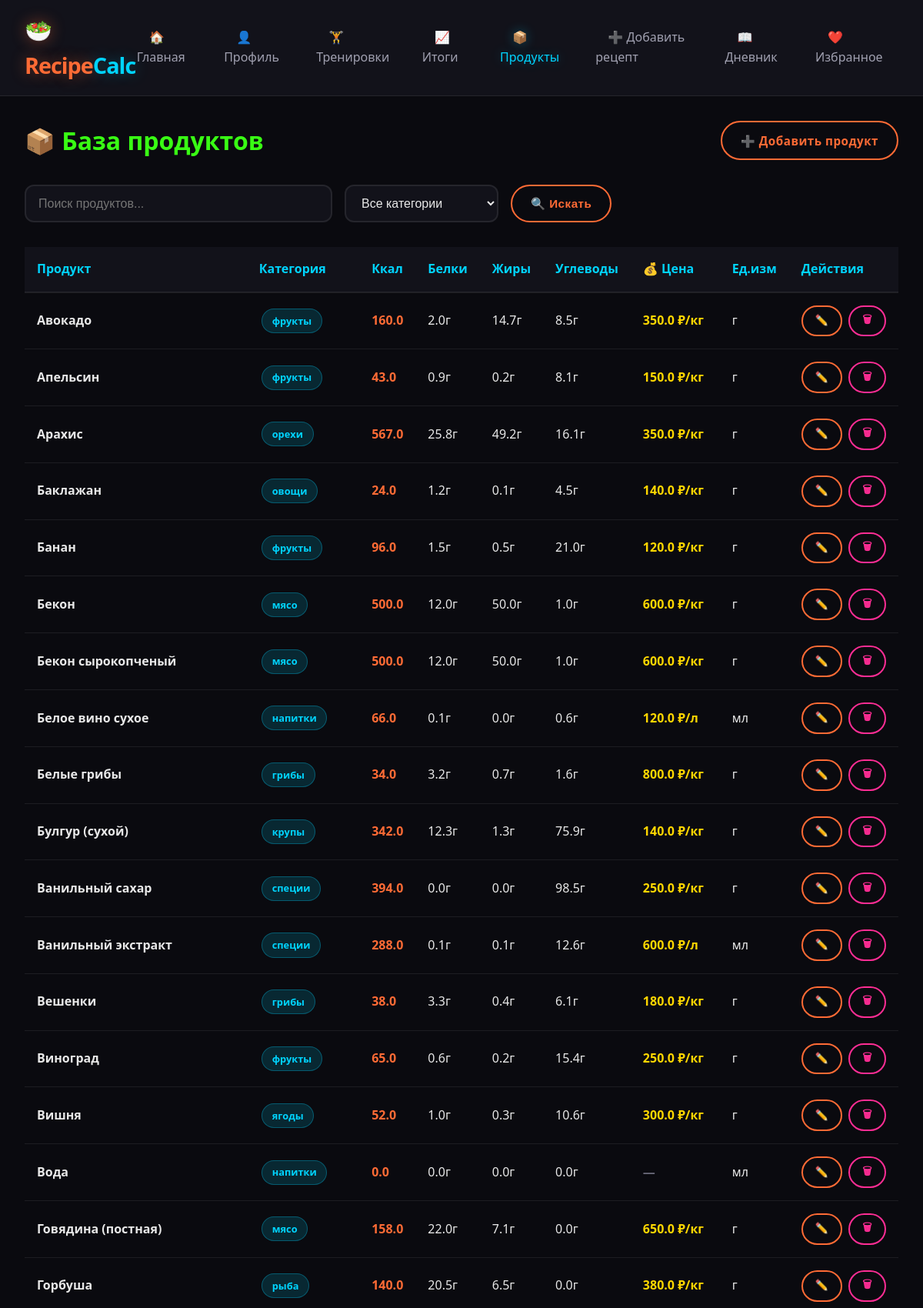
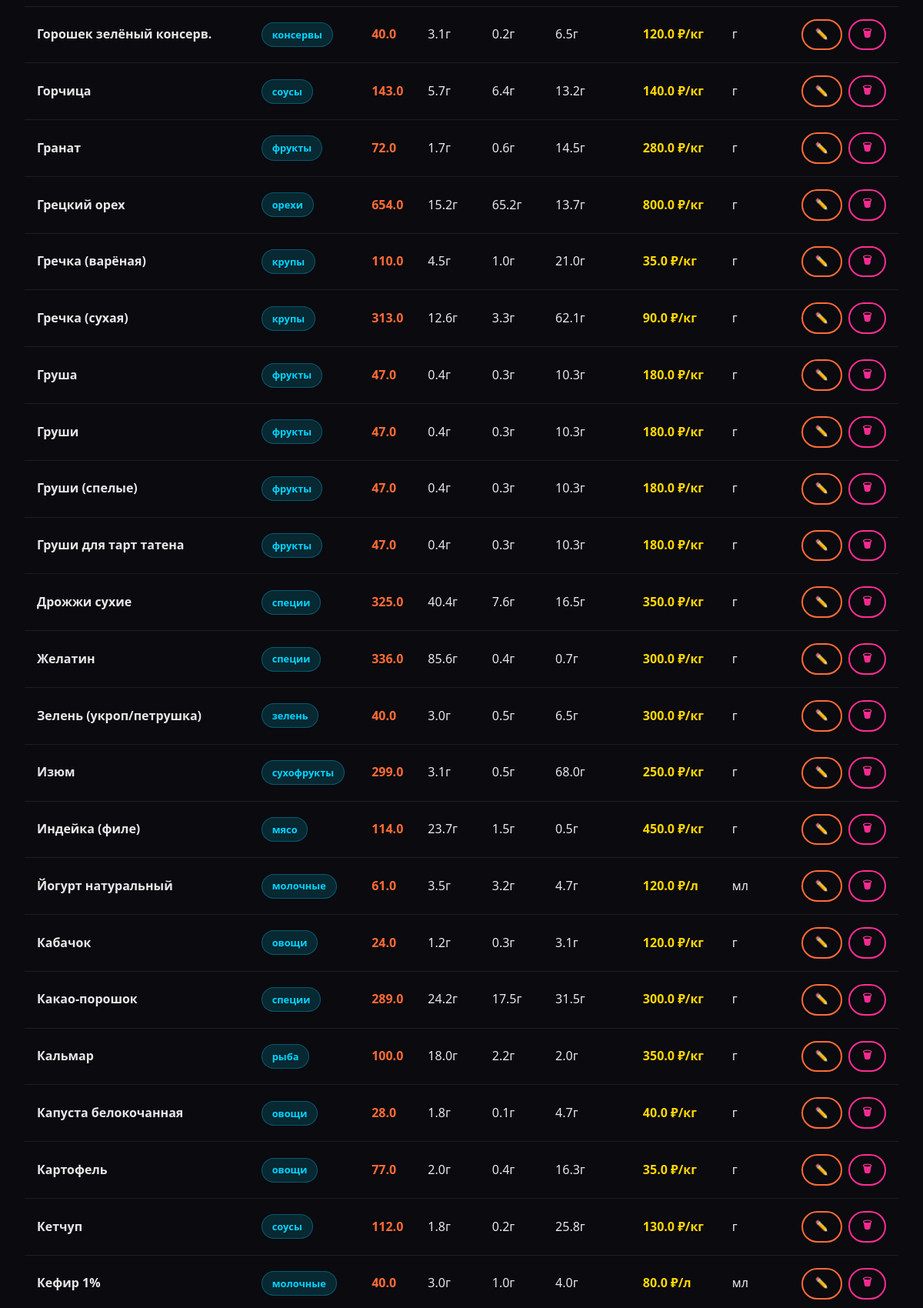
Screenshot of /products/ (upper part) with the database file from the repository (2 pictures, top to bottom).
### models.py (models this page shows, shortened)
class Product(db.Model):
    id = db.Column(db.Integer, primary_key=True)
    name = db.Column(db.String(200), nullable=False, unique=True)
    calories = db.Column(db.Float, default=0.0)
    proteins = db.Column(db.Float, default=0.0)
    fats = db.Column(db.Float, default=0.0)
    carbs = db.Column(db.Float, default=0.0)
    category = db.Column(db.String(100), default='')
    image = db.Column(db.String(300), default='')
    default_unit = db.Column(db.String(20), default='г')
    price = db.Column(db.Float, default=0.0)           # Цена
    price_unit = db.Column(db.String(20), default='кг') # ← НОВОЕ: за что цена (кг, шт, л, 100г)
    created_at = db.Column(db.DateTime, default=datetime.utcnow)

### routes/products.py (the view)
@products_bp.route('/')
def product_list():
    search_query = request.args.get('q', '')
    category_filter = request.args.get('category', '')
    query = Product.query
    if search_query:
        query = query.filter(Product.name.ilike(f'%{search_query}%'))
    if category_filter:
        query = query.filter(Product.category == category_filter)
    products = query.order_by(Product.name).all()
    categories = [row[0] for row in
                  Product.query.with_entities(Product.category).distinct().all()
                  if row[0]]
    return render_template('products.html',
                           products=products,
                           query=search_query,
                           categories=sorted(categories),
                           category_filter=category_filter,
                           format_price=format_price)

### templates/products.html (shortened to what this page needs)
{% extends "base.html" %}
{% block content %}
<div class="d-flex justify-content-between align-items-center mb-4">
    <h1 style="color: var(--neon-green);">📦 База продуктов</h1>
    <a href="{{ url_for('products.add_product') }}" class="btn btn-primary">
        ➕ Добавить продукт
    </a>
</div>
<div class="d-flex gap-3 mb-4 flex-wrap">
    <form action="{{ url_for('products.product_list') }}" method="GET" class="d-flex gap-2 flex-wrap" style="flex:1;">
        <input type="text" name="q" class="form-control" placeholder="Поиск продуктов..."
               value="{{ query }}" style="max-width:400px;">
        <select name="category" class="form-control" style="max-width:200px;">
            <option value="">Все категории</option>
        </select>
        <button type="submit" class="btn btn-primary">🔍 Искать</button>
    </form>
</div>
<div class="table-container">
    <table>
        <thead>
    <tr>
        <th>Продукт</th>
        <th>Категория</th>
        <th>Ккал</th>
        <th>Белки</th>
        <th>Жиры</th>
        <th>Углеводы</th>
        <th>💰 Цена</th>
        <th>Ед.изм</th>
        <th>Действия</th>
    </tr>
</thead>
<tbody>
    {% for product in products %}
    <tr>
        <td><strong>{{ product.name }}</strong></td>
        <td>
            {% if product.category %}
            <span class="badge badge-primary">{{ product.category }}</span>
            {% endif %}
        </td>
        <td style="color: var(--neon-orange); font-weight:600;">{{ product.calories }}</td>
        <td>{{ product.proteins }}г</td>
        <td>{{ product.fats }}г</td>
        <td>{{ product.carbs }}г</td>
        <td style="color: #ffd700; font-weight:600;">
            {% if product.price and product.price > 0 %}
                {{ product.price }} ₽/{{ product.price_unit or 'кг' }}
            {% else %}
                <span style="color: var(--text-muted);">—</span>
            {% endif %}
        </td>
        <td>{{ product.default_unit }}</td>
        <td>
            <div class="d-flex gap-1">
                <a href="{{ url_for('products.edit_product', product_id=product.id) }}"
                   class="btn btn-primary btn-sm">✏️</a>
                <form action="{{ url_for('products.delete_product', product_id=product.id) }}"
                      method="POST" data-confirm="Удалить продукт «{{ product.name }}»?"
                      style="display:inline;">
                    <button type="submit" class="btn btn-danger btn-sm">🗑</button>
                </form>
            </div>
        </td>
    </tr>
    {% endfor %}
</tbody>
    </table>
</div>
{% endblock %}

### static/css/style.css (style rules this page uses)
:root { --bg-primary: #0a0a0f; --bg-secondary: #12121a; --bg-card: #1a1a24; --bg-card-hover: #222230; --neon-orange: #ff6b35; --neon-orange-glow: rgba(255, 107, 53, 0.4); --neon-green: #39ff14; --neon-green-glow: rgba(57, 255, 20, 0.3); --neon-blue: #00d4ff; --neon-blue-glow: rgba(0, 212, 255, 0.3); --neon-pink: #ff2d95; --neon-pink-glow: rgba(255, 45, 149, 0.3); --neon-yellow: #ffd700; --text-primary: #e8e8e8; --text-secondary: #a0a0b0; --text-muted: #6a6a7a; --border-color: rgba(255, 255, 255, 0.08); --success: #39ff14; --warning: #ffd700; --danger: #ff2d95; --radius-sm: 8px; --radius-md: 12px; --radius-lg: 20px; --radius-xl: 28px; --transition: all 0.3s cubic-bezier(0.4, 0, 0.2, 1); }
* { margin: 0; padding: 0; box-sizing: border-box; }
body { font-family: 'Segoe UI', system-ui, -apple-system, sans-serif; background: var(--bg-primary); color: var(--text-primary); line-height: 1.6; min-height: 100vh; }
.btn { display: inline-block; padding: 0.7rem 1.5rem; border: 2px solid transparent; border-radius: var(--radius-xl); font-weight: 600; text-decoration: none; cursor: pointer; transition: var(--transition); font-size: 0.95rem; letter-spacing: 0.5px; }
.btn-primary { background: transparent; border-color: var(--neon-orange); color: var(--neon-orange); }
.btn-danger { background: transparent; border-color: var(--danger); color: var(--danger); }
.btn-sm { padding: 0.4rem 1rem; font-size: 0.85rem; }
.form-control { width: 100%; padding: 0.8rem 1rem; background: var(--bg-secondary); border: 2px solid var(--border-color); border-radius: var(--radius-md); color: var(--text-primary); font-size: 1rem; transition: var(--transition); }
select.form-control { cursor: pointer; }
.badge { display: inline-block; padding: 0.3rem 0.8rem; border-radius: 20px; font-size: 0.8rem; font-weight: 600; margin: 0.2rem; }
.badge-primary { background: rgba(0, 212, 255, 0.15); color: var(--neon-blue); border: 1px solid rgba(0, 212, 255, 0.3); }
.table-container { overflow-x: auto; }
table { width: 100%; border-collapse: collapse; }
th { background: var(--bg-secondary); padding: 1rem; text-align: left; font-weight: 700; color: var(--neon-blue); border-bottom: 2px solid var(--border-color); }
td { padding: 1rem; border-bottom: 1px solid var(--border-color); }
.mb-4 { margin-bottom: 2rem; }
.d-flex { display: flex; }
.align-items-center { align-items: center; }
.justify-content-between { justify-content: space-between; }
.gap-1 { gap: 0.5rem; }
.gap-2 { gap: 1rem; }
.gap-3 { gap: 1.5rem; }
.flex-wrap { flex-wrap: wrap; }

### rows the page displays
Product: name "Авокадо", category "фрукты", calories "160.0", proteins "2.0", fats "14.7", carbs "8.5", price "350.0", price_unit "кг", default_unit "г"
Product: name "Апельсин", category "фрукты", calories "43.0", proteins "0.9", fats "0.2", carbs "8.1", price "150.0", price_unit "кг", default_unit "г"
Product: name "Арахис", category "орехи", calories "567.0", proteins "25.8", fats "49.2", carbs "16.1", price "350.0", price_unit "кг", default_unit "г"
Product: name "Баклажан", category "овощи", calories "24.0", proteins "1.2", fats "0.1", carbs "4.5", price "140.0", price_unit "кг", default_unit "г"
Product: name "Банан", category "фрукты", calories "96.0", proteins "1.5", fats "0.5", carbs "21.0", price "120.0", price_unit "кг", default_unit "г"
Product: name "Бекон", category "мясо", calories "500.0", proteins "12.0", fats "50.0", carbs "1.0", price "600.0", price_unit "кг", default_unit "г"
Product: name "Бекон сырокопченый", category "мясо", calories "500.0", proteins "12.0", fats "50.0", carbs "1.0", price "600.0", price_unit "кг", default_unit "г"
Product: name "Белое вино сухое", category "напитки", calories "66.0", proteins "0.1", fats "0.0", carbs "0.6", price "120.0", price_unit "л", default_unit "мл"
Product: name "Белые грибы", category "грибы", calories "34.0", proteins "3.2", fats "0.7", carbs "1.6", price "800.0", price_unit "кг", default_unit "г"
Product: name "Булгур (сухой)", category "крупы", calories "342.0", proteins "12.3", fats "1.3", carbs "75.9", price "140.0", price_unit "кг", default_unit "г"
Product: name "Ванильный сахар", category "специи", calories "394.0", proteins "0.0", fats "0.0", carbs "98.5", price "250.0", price_unit "кг", default_unit "г"
Product: name "Ванильный экстракт", category "специи", calories "288.0", proteins "0.1", fats "0.1", carbs "12.6", price "600.0", price_unit "л", default_unit "мл"
Product: name "Вешенки", category "грибы", calories "38.0", proteins "3.3", fats "0.4", carbs "6.1", price "180.0", price_unit "кг", default_unit "г"
Product: name "Виноград", category "фрукты", calories "65.0", proteins "0.6", fats "0.2", carbs "15.4", price "250.0", price_unit "кг", default_unit "г"
Product: name "Вишня", category "ягоды", calories "52.0", proteins "1.0", fats "0.3", carbs "10.6", price "300.0", price_unit "кг", default_unit "г"
Product: name "Вода", category "напитки", calories "0.0", proteins "0.0", fats "0.0", carbs "0.0", default_unit "мл"
Product: name "Говядина (постная)", category "мясо", calories "158.0", proteins "22.0", fats "7.1", carbs "0.0", price "650.0", price_unit "кг", default_unit "г"
Product: name "Горбуша", category "рыба", calories "140.0", proteins "20.5", fats "6.5", carbs "0.0", price "380.0", price_unit "кг", default_unit "г"
Product: name "Горошек зелёный консерв.", category "консервы", calories "40.0", proteins "3.1", fats "0.2", carbs "6.5", price "120.0", price_unit "кг", default_unit "г"
Product: name "Горчица", category "соусы", calories "143.0", proteins "5.7", fats "6.4", carbs "13.2", price "140.0", price_unit "кг", default_unit "г"
Product: name "Гранат", category "фрукты", calories "72.0", proteins "1.7", fats "0.6", carbs "14.5", price "280.0", price_unit "кг", default_unit "г"
Product: name "Грецкий орех", category "орехи", calories "654.0", proteins "15.2", fats "65.2", carbs "13.7", price "800.0", price_unit "кг", default_unit "г"
Product: name "Гречка (варёная)", category "крупы", calories "110.0", proteins "4.5", fats "1.0", carbs "21.0", price "35.0", price_unit "кг", default_unit "г"
Product: name "Гречка (сухая)", category "крупы", calories "313.0", proteins "12.6", fats "3.3", carbs "62.1", price "90.0", price_unit "кг", default_unit "г"
Product: name "Груша", category "фрукты", calories "47.0", proteins "0.4", fats "0.3", carbs "10.3", price "180.0", price_unit "кг", default_unit "г"
Product: name "Груши", category "фрукты", calories "47.0", proteins "0.4", fats "0.3", carbs "10.3", price "180.0", price_unit "кг", default_unit "г"
Product: name "Груши (спелые)", category "фрукты", calories "47.0", proteins "0.4", fats "0.3", carbs "10.3", price "180.0", price_unit "кг", default_unit "г"
Product: name "Груши для тарт татена", category "фрукты", calories "47.0", proteins "0.4", fats "0.3", carbs "10.3", price "180.0", price_unit "кг", default_unit "г"
Product: name "Дрожжи сухие", category "специи", calories "325.0", proteins "40.4", fats "7.6", carbs "16.5", price "350.0", price_unit "кг", default_unit "г"
Product: name "Желатин", category "специи", calories "336.0", proteins "85.6", fats "0.4", carbs "0.7", price "300.0", price_unit "кг", default_unit "г"
Product: name "Зелень (укроп/петрушка)", category "зелень", calories "40.0", proteins "3.0", fats "0.5", carbs "6.5", price "300.0", price_unit "кг", default_unit "г"
Product: name "Изюм", category "сухофрукты", calories "299.0", proteins "3.1", fats "0.5", carbs "68.0", price "250.0", price_unit "кг", default_unit "г"
Product: name "Индейка (филе)", category "мясо", calories "114.0", proteins "23.7", fats "1.5", carbs "0.5", price "450.0", price_unit "кг", default_unit "г"
Product: name "Йогурт натуральный", category "молочные", calories "61.0", proteins "3.5", fats "3.2", carbs "4.7", price "120.0", price_unit "л", default_unit "мл"
Product: name "Кабачок", category "овощи", calories "24.0", proteins "1.2", fats "0.3", carbs "3.1", price "120.0", price_unit "кг", default_unit "г"
Product: name "Какао-порошок", category "специи", calories "289.0", proteins "24.2", fats "17.5", carbs "31.5", price "300.0", price_unit "кг", default_unit "г"
Product: name "Кальмар", category "рыба", calories "100.0", proteins "18.0", fats "2.2", carbs "2.0", price "350.0", price_unit "кг", default_unit "г"
Product: name "Капуста белокочанная", category "овощи", calories "28.0", proteins "1.8", fats "0.1", carbs "4.7", price "40.0", price_unit "кг", default_unit "г"
Product: name "Картофель", category "овощи", calories "77.0", proteins "2.0", fats "0.4", carbs "16.3", price "35.0", price_unit "кг", default_unit "г"
Product: name "Кетчуп", category "соусы", calories "112.0", proteins "1.8", fats "0.2", carbs "25.8", price "130.0", price_unit "кг", default_unit "г"
Product: name "Кефир 1%", category "молочные", calories "40.0", proteins "3.0", fats "1.0", carbs "4.0", price "80.0", price_unit "л", default_unit "мл"
